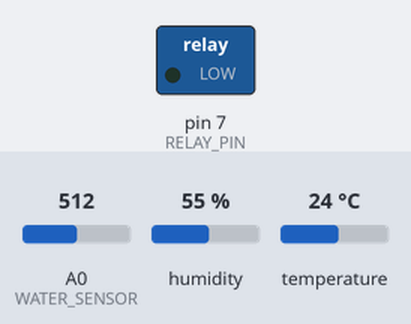
A sketch run on a simulated Arduino Uno, built with avr-gcc and run on an emulated ATmega328P. Parts: switched loads named in the sketch (green lamp = pin HIGH). The test bench sets the inputs (shaded band); at power-on: A0 (WATER_SENSOR) = 512, humidity 55 %, temperature 24 °C. What the sketch prints to the serial monitor is not drawn.

Above: at 1.8 s.
1.9 s: A0 (WATER_SENSOR) set to 215
3.4 s: A0 (WATER_SENSOR) set to 186
At 5.2 s:
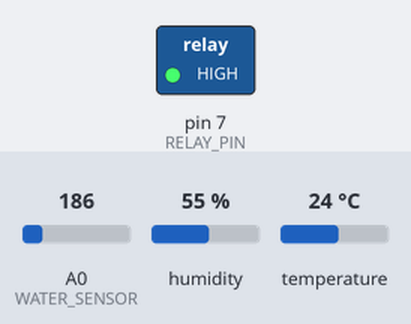
5.5 s: A0 (WATER_SENSOR) set to 210
At 6.6 s:
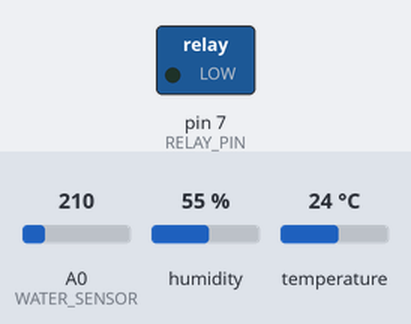
7.6 s: A0 (WATER_SENSOR) set to 190
At 9.1 s:
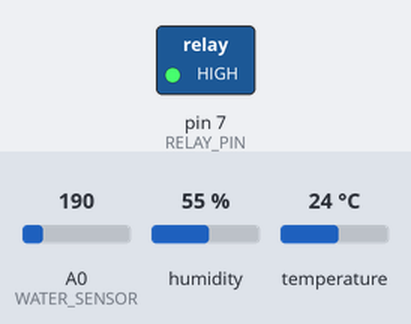
Timing chart, 0 to 10.6 s (numbered marks = the images above; inputs shaded):
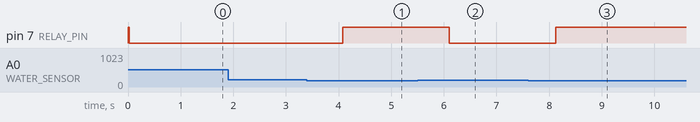

The sketch:

DHT11_BOM.ino
```cpp
#include <Wire.h>
#include "DHT.h"

#define RELAY_PIN 7
#define WATER_SENSOR A0
#define WATER_THRESHOLD 200
#define DHTPIN 4
#define DHTTYPE DHT11
DHT dht(DHTPIN, DHTTYPE);

bool isPumpOn = false;

void setup() {
    Wire.begin(0x09);
    Wire.onRequest(sendData);
    Serial.begin(9600);
    pinMode(RELAY_PIN, OUTPUT);
    digitalWrite(RELAY_PIN, HIGH);
    dht.begin();
}

void loop() {
    int waterRaw = analogRead(WATER_SENSOR);
    float h = dht.readHumidity();
    float t = dht.readTemperature();

    if (waterRaw < WATER_THRESHOLD) {
        digitalWrite(RELAY_PIN, HIGH);
        isPumpOn = true;
    } else {
        digitalWrite(RELAY_PIN, LOW);
        isPumpOn = false;
    }


    Serial.print("Nhiệt Độ: ");
    Serial.print(t);
    Serial.print(", Độ Ẩm: ");
    Serial.print(h);
    Serial.print(", Nước: ");
    Serial.println(waterRaw);

    delay(1000);
}

void sendData() {
    int waterRaw = analogRead(WATER_SENSOR);
    float h = dht.readHumidity();
    float t = dht.readTemperature();

    char buffer[32];
    if (isnan(h) || isnan(t)) {
        Serial.println("DHT11 error!");
        strcpy(buffer, "0.0,0.0,0,0");
    } else {
        // Thay snprintf bằng cách định dạng thủ công
        dtostrf(t, 4, 1, buffer);          // Chuyển nhiệt độ thành chuỗi (4 ký tự, 1 thập phân)
        strcat(buffer, ",");
        dtostrf(h, 4, 1, buffer + strlen(buffer)); // Chuyển độ ẩm
        strcat(buffer, ",");
        itoa(waterRaw, buffer + strlen(buffer), 10); // Chuyển waterRaw
        strcat(buffer, ",");
        itoa(isPumpOn ? 1 : 0, buffer + strlen(buffer), 10);   // Chuyển isPumpOn
    }

    Wire.write(buffer, strlen(buffer));
}
```

Measured:
- the behaviour switches between 200 and 199 on A0 (WATER_SENSOR) (found by bisection; images 0 and 1)
- after the input at 1.9 s, every drawn part: stays the same
- after the input at 3.4 s, pin 7 (RELAY_PIN): LOW → HIGH after 0.68 s
- after the input at 5.5 s, pin 7 (RELAY_PIN): HIGH → LOW after 0.60 s
- after the input at 7.6 s, pin 7 (RELAY_PIN): LOW → HIGH after 0.53 s
